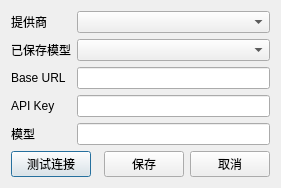
<?xml version="1.0" encoding="UTF-8"?>
<ui version="4.0">
 <class>LlmSettingsDialog</class>
 <widget class="QDialog" name="LlmSettingsDialog">
  <property name="windowTitle">
   <string>LLM 设置</string>
  </property>
  <layout class="QFormLayout" name="formLayout">
   <item row="0" column="0">
    <widget class="QLabel" name="labelProvider">
     <property name="text">
      <string>提供商</string>
     </property>
    </widget>
   </item>
   <item row="0" column="1">
    <widget class="QComboBox" name="comboProvider"/>
   </item>
   <item row="1" column="0">
    <widget class="QLabel" name="labelSavedModels">
     <property name="text">
      <string>已保存模型</string>
     </property>
    </widget>
   </item>
   <item row="1" column="1">
    <widget class="QComboBox" name="comboSavedModels">
     <property name="toolTip">
      <string>切换当前提供商下已保存的模型配置</string>
     </property>
    </widget>
   </item>
   <item row="2" column="0">
    <widget class="QLabel" name="labelBaseUrl">
     <property name="text">
      <string>Base URL</string>
     </property>
    </widget>
   </item>
   <item row="2" column="1">
    <widget class="QLineEdit" name="editBaseUrl"/>
   </item>
   <item row="3" column="0">
    <widget class="QLabel" name="labelApiKey">
     <property name="text">
      <string>API Key</string>
     </property>
    </widget>
   </item>
   <item row="3" column="1">
    <widget class="QLineEdit" name="editApiKey">
     <property name="echoMode">
      <enum>QLineEdit::Password</enum>
     </property>
    </widget>
   </item>
   <item row="4" column="0">
    <widget class="QLabel" name="labelModel">
     <property name="text">
      <string>模型</string>
     </property>
    </widget>
   </item>
   <item row="4" column="1">
    <widget class="QLineEdit" name="editModel"/>
   </item>
   <item row="5" column="0" colspan="2">
    <layout class="QHBoxLayout" name="buttonLayout">
     <item>
      <widget class="QPushButton" name="btnTestConnection">
       <property name="text">
        <string>测试连接</string>
       </property>
      </widget>
     </item>
     <item>
      <spacer name="horizontalSpacer">
       <property name="orientation">
        <enum>Qt::Horizontal</enum>
       </property>
      </spacer>
     </item>
     <item>
      <widget class="QPushButton" name="btnSave">
       <property name="text">
        <string>保存</string>
       </property>
      </widget>
     </item>
     <item>
      <widget class="QPushButton" name="btnCancel">
       <property name="text">
        <string>取消</string>
       </property>
      </widget>
     </item>
    </layout>
   </item>
  </layout>
 </widget>
 <resources/>
 <connections/>
</ui>
